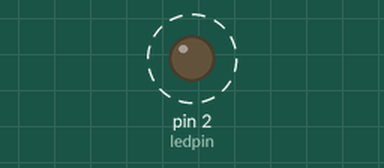
Simulated run of this sketch. Board: Arduino Uno, built with avr-gcc and run on an emulated ATmega328P. Shown: output pins drawn as LEDs (lit = HIGH). Dashed ring = blinking.

Above: at 0.6 s.
Timing chart, 0 to 4.6 s (numbered marks = the images above):
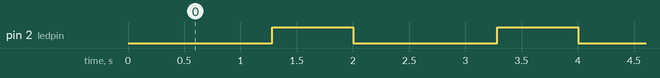

Measured:
- by itself, pin 2 (ledpin): alternates HIGH for 0.72 s and LOW for 1.3 s

The sketch:

1.1_led_pwm.ino
```cpp
void setup() {
#define ledpin 2

  pinMode(ledpin,OUTPUT);
}

void loop() {
  for (int i=0;i<200;i++){
    analogWrite(ledpin,i);
    delay(10);
  }


}
```
